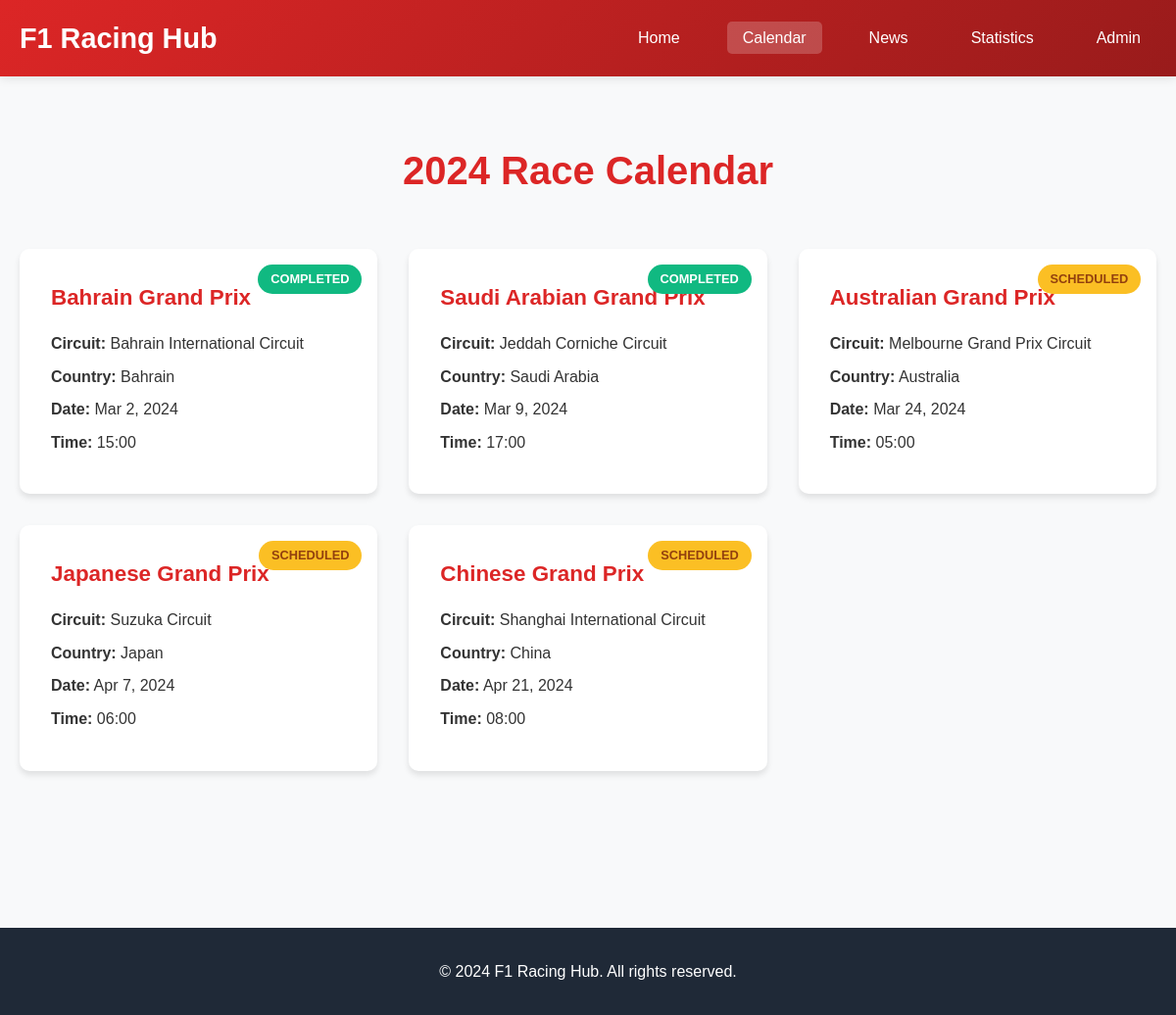
/calendar.php, run on the app's committed database.
### tables this page shows
CREATE TABLE `races` (
  `id` int(11) NOT NULL,
  `race_name` varchar(100) NOT NULL,
  `circuit` varchar(100) NOT NULL,
  `country` varchar(50) NOT NULL,
  `race_date` date NOT NULL,
  `race_time` time NOT NULL,
  `status` enum('scheduled','completed','cancelled') DEFAULT 'scheduled',
  `created_at` timestamp NOT NULL DEFAULT current_timestamp()
);

### calendar.php (the view, shortened to what this page needs)
<?php
require_once 'config.php';
$stmt = $pdo->query("SELECT * FROM races ORDER BY race_date ASC");
$races = $stmt->fetchAll(PDO::FETCH_ASSOC);
?>
<!DOCTYPE html>
<html lang="en">
<head>
    <link rel="stylesheet" href="style.css">
</head>
<body>
    <header>
        <nav class="navbar">
            <div class="nav-container">
                <div class="logo">
                    <h1>F1 Racing Hub</h1>
                </div>
                <ul class="nav-menu">
                    <li><a href="index.php">Home</a></li>
                    <li><a href="calendar.php" class="active">Calendar</a></li>
                    <li><a href="news.php">News</a></li>
                    <li><a href="statistics.php">Statistics</a></li>
                    <li><a href="admin_login.php">Admin</a></li>
                </ul>
            </div>
        </nav>
    </header>
    <main>
        <section class="section">
            <div class="container">
                <h2 class="section-title">2024 Race Calendar</h2>
                <?php if (empty($races)): ?>
                    <p class="text-center">No races scheduled yet.</p>
                <?php else: ?>
                    <div class="races-grid">
                        <?php foreach ($races as $race): ?>
                            <div class="race-card">
                                <h4><?php echo htmlspecialchars($race['race_name']); ?></h4>
                                <p><strong>Circuit:</strong> <?php echo htmlspecialchars($race['circuit']); ?></p>
                                <p><strong>Country:</strong> <?php echo htmlspecialchars($race['country']); ?></p>
                                <p><strong>Date:</strong> <?php echo date('M j, Y', strtotime($race['race_date'])); ?></p>
                                <p><strong>Time:</strong> <?php echo date('H:i', strtotime($race['race_time'])); ?></p>
                                <span class="status <?php echo $race['status']; ?>"><?php echo ucfirst($race['status']); ?></span>
                            </div>
                        <?php endforeach; ?>
                    </div>
                <?php endif; ?>
            </div>
        </section>
    </main>
    <footer>
        <div class="container">
            <p>&copy; 2024 F1 Racing Hub. All rights reserved.</p>
        </div>
    </footer>
</body>
</html>

### style.css (style rules this page uses)
* { margin: 0; padding: 0; box-sizing: border-box; }
body { font-family: 'Arial', sans-serif; line-height: 1.6; color: #333; background-color: #f8f9fa; }
.container { max-width: 1200px; margin: 0 auto; padding: 0 20px; }
.navbar { background: linear-gradient(135deg, #dc2626, #991b1b); padding: 1rem 0; position: sticky; top: 0; z-index: 100; box-shadow: 0 2px 10px rgba(0,0,0,0.1); }
.nav-container { max-width: 1200px; margin: 0 auto; padding: 0 20px; display: flex; justify-content: space-between; align-items: center; }
.logo h1 { color: white; font-size: 1.8rem; font-weight: bold; }
.nav-menu { display: flex; list-style: none; gap: 2rem; }
.nav-menu a { color: white; text-decoration: none; padding: 0.5rem 1rem; border-radius: 5px; transition: background-color 0.3s; }
.nav-menu a:hover, .nav-menu a.active { background-color: rgba(255,255,255,0.2); }
.section { padding: 4rem 0; }
.section-title { text-align: center; font-size: 2.5rem; margin-bottom: 3rem; color: #dc2626; }
.races-grid { display: grid; grid-template-columns: repeat(auto-fit, minmax(300px, 1fr)); gap: 2rem; margin-bottom: 2rem; }
.race-card { background: white; padding: 2rem; border-radius: 10px; box-shadow: 0 4px 6px rgba(0,0,0,0.1); position: relative; transition: transform 0.3s; }
.race-card h4 { font-size: 1.4rem; margin-bottom: 1rem; color: #dc2626; }
.race-card p { margin-bottom: 0.5rem; }
.status { position: absolute; top: 1rem; right: 1rem; padding: 0.3rem 0.8rem; border-radius: 20px; font-size: 0.8rem; font-weight: bold; text-transform: uppercase; }
.status.scheduled { background-color: #fbbf24; color: #92400e; }
.status.completed { background-color: #10b981; color: white; }
footer { background-color: #1f2937; color: white; text-align: center; padding: 2rem 0; margin-top: 4rem; }

### data on the page
races: race_name "Bahrain Grand Prix", circuit "Bahrain International Circuit", country "Bahrain", race_date "Mar 2, 2024", race_time "15:00", status "COMPLETED"
races: race_name "Saudi Arabian Grand Prix", circuit "Jeddah Corniche Circuit", country "Saudi Arabia", race_date "Mar 9, 2024", race_time "17:00", status "COMPLETED"
races: race_name "Australian Grand Prix", circuit "Melbourne Grand Prix Circuit", country "Australia", race_date "Mar 24, 2024", race_time "05:00", status "SCHEDULED"
races: race_name "Japanese Grand Prix", circuit "Suzuka Circuit", country "Japan", race_date "Apr 7, 2024", race_time "06:00", status "SCHEDULED"
races: race_name "Chinese Grand Prix", circuit "Shanghai International Circuit", country "China", race_date "Apr 21, 2024", race_time "08:00", status "SCHEDULED"
